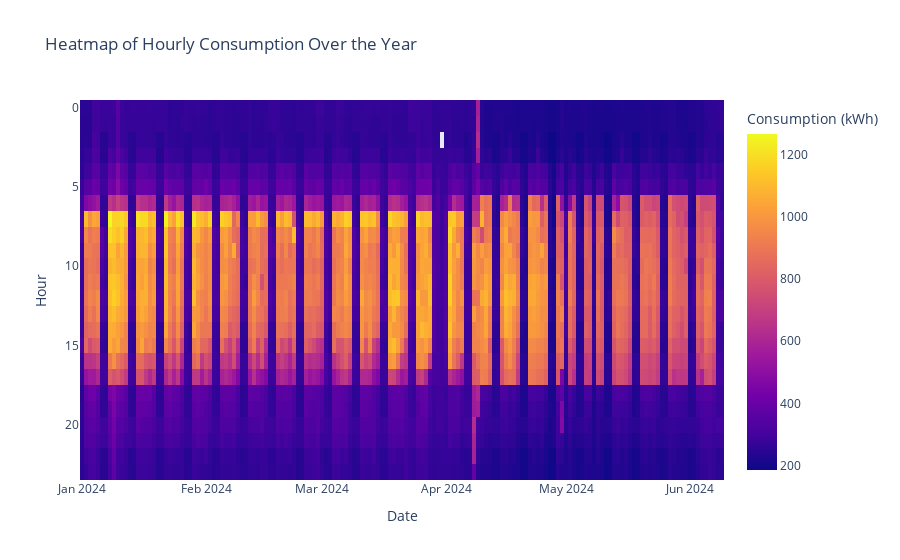
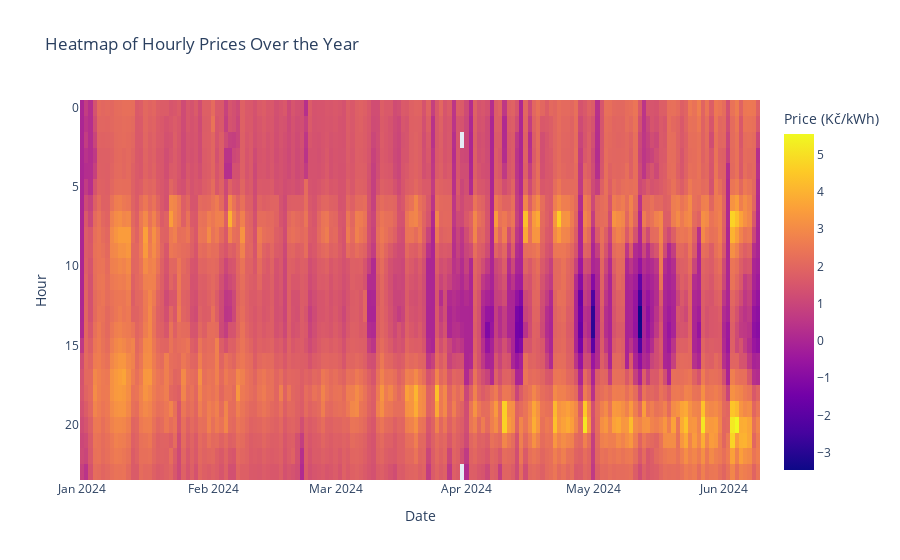

Here is the notebook cell these charts were saved with, in order:
### Code cell
import plotly.express as px
import plotly.graph_objects as go   

hourly_data = merged_data.pivot_table(index=merged_data['Interval_Start'].dt.hour, columns=merged_data['Interval_Start'].dt.date, values='Consumption_kW') #take average "Consumption_kW" for the "Hour"



fig_consumption_heatmap = px.imshow(hourly_data, labels=dict(x="Date", y="Hour", color="Consumption (kWh)"),
                                    x=hourly_data.columns, y=hourly_data.index,
                                    title="Heatmap of Hourly Consumption Over the Year")
fig_consumption_heatmap.show()
fig_consumption_heatmap.to_html('heatmap.html')

# Interactive Heatmap of Hourly Prices Over the Year
hourly_price_data = merged_data.pivot_table(index=merged_data['Interval_Start'].dt.hour, columns=merged_data['Interval_Start'].dt.date, values='Price_kWh')

fig_price_heatmap = px.imshow(hourly_price_data, labels=dict(x="Date", y="Hour", color="Price (Kč/kWh)"),
                              x=hourly_price_data.columns, y=hourly_price_data.index,
                              title="Heatmap of Hourly Prices Over the Year")
fig_price_heatmap.show()
fig_price_heatmap.to_html('price_heatmap.html')

# Price difference analysis


# Interactive Line Plot for Price Difference Analysis
if 'Price_difference' in merged_data.columns:
    merged_data.rename(columns={'Price_difference': 'Price_Difference'}, inplace=True)


#save the heatmaps to html files
fig_consumption_heatmap.write_html('heatmap_consumption.html')
fig_price_heatmap.write_html('heatmap_price.html')

### Figure 1 — Plotly figure (JSON) as saved in the notebook; plotly's stock layout.template omitted (floating-point values rounded to 4 significant figures; data arrays with more than 128 entries replaced by an {"elided": "..."} marker saying what was removed)
{"data": [{"coloraxis": "coloraxis", "hovertemplate": "Date: %{x}<br>Hour: %{y}<br>Consumption (kWh): %{z}<extra></extra>", "name": "0", "type": "heatmap", "x": {"elided": "161 str values"}, "xaxis": "x", "y": [0, 1, 2, 3, 4, 5, 6, 7, 8, 9, 10, 11, 12, 13, 14, 15, 16, 17, 18, 19, 20, 21, 22, 23], "yaxis": "y", "z": {"elided": "24x161 float values"}}], "layout": {"coloraxis": {"colorbar": {"title": {"text": "Consumption (kWh)"}}, "colorscale": [[0, "#0d0887"], [0.1111, "#46039f"], [0.2222, "#7201a8"], [0.3333, "#9c179e"], [0.4444, "#bd3786"], [0.5556, "#d8576b"], [0.6667, "#ed7953"], [0.7778, "#fb9f3a"], [0.8889, "#fdca26"], [1, "#f0f921"]]}, "title": {"text": "Heatmap of Hourly Consumption Over the Year"}, "xaxis": {"anchor": "y", "constrain": "domain", "domain": [0, 1], "scaleanchor": "y", "title": {"text": "Date"}}, "yaxis": {"anchor": "x", "autorange": "reversed", "constrain": "domain", "domain": [0, 1], "title": {"text": "Hour"}}}}

### Figure 2 — Plotly figure (JSON) as saved in the notebook; plotly's stock layout.template omitted (floating-point values rounded to 4 significant figures; data arrays with more than 128 entries replaced by an {"elided": "..."} marker saying what was removed)
{"data": [{"coloraxis": "coloraxis", "hovertemplate": "Date: %{x}<br>Hour: %{y}<br>Price (Kč/kWh): %{z}<extra></extra>", "name": "0", "type": "heatmap", "x": {"elided": "161 str values"}, "xaxis": "x", "y": [0, 1, 2, 3, 4, 5, 6, 7, 8, 9, 10, 11, 12, 13, 14, 15, 16, 17, 18, 19, 20, 21, 22, 23], "yaxis": "y", "z": {"elided": "24x161 float values"}}], "layout": {"coloraxis": {"colorbar": {"title": {"text": "Price (Kč/kWh)"}}, "colorscale": [[0, "#0d0887"], [0.1111, "#46039f"], [0.2222, "#7201a8"], [0.3333, "#9c179e"], [0.4444, "#bd3786"], [0.5556, "#d8576b"], [0.6667, "#ed7953"], [0.7778, "#fb9f3a"], [0.8889, "#fdca26"], [1, "#f0f921"]]}, "title": {"text": "Heatmap of Hourly Prices Over the Year"}, "xaxis": {"anchor": "y", "constrain": "domain", "domain": [0, 1], "scaleanchor": "y", "title": {"text": "Date"}}, "yaxis": {"anchor": "x", "autorange": "reversed", "constrain": "domain", "domain": [0, 1], "title": {"text": "Hour"}}}}
